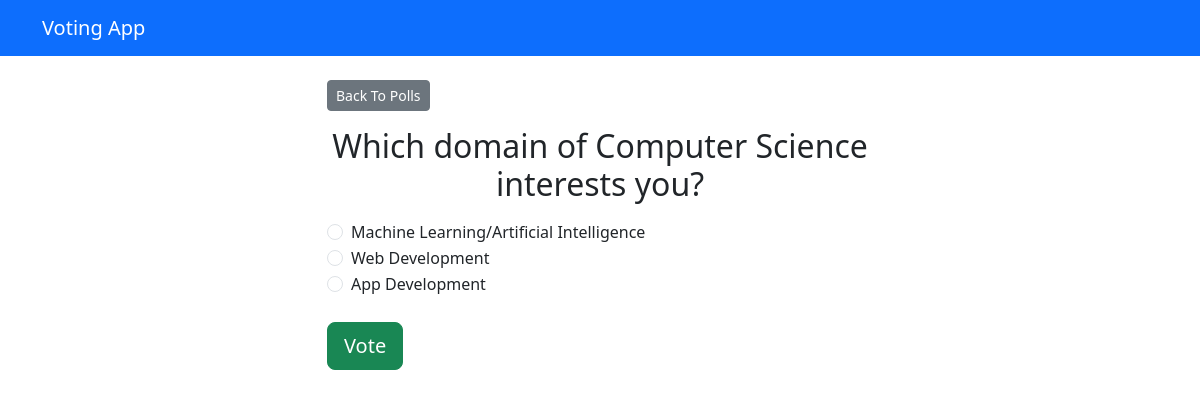
The app's page /polls/2/ with its own data.
### polls/models.py (models this page shows, shortened)
class Question(models.Model):
    question_text = models.CharField(max_length=200)
    publish_date = models.DateTimeField('date published')

class Choice(models.Model):
    question = models.ForeignKey(Question, on_delete=models.CASCADE)
    choice_text = models.CharField(max_length=200)
    votes = models.IntegerField(default=0)

### polls/views.py (the view)
# urls.py: path('<int:question_id>/', views.detail, name='detail'),
def detail(request, question_id):
    try:
        question = Question.objects.get(pk=question_id)
    except Question.DoesNotExist:
        raise Http404("Question does not exist")
    return render(request, 'polls/detail.html', {'question' : question})

### templates/polls/detail.html (shortened to what this page needs)
{% extends "polls/base.html" %}
{% block content %}
<a class="btn btn-secondary btn-sm mb-3" href="{% url 'polls:index' %}">Back To Polls</a>
<h2 class="text-center mb-3">{{ question.question_text }}</h2>
<form action="{% url 'polls:vote' question.id %}" method="post">
	{% for choice in question.choice_set.all %}
		<div class="form-check">
			<input
				type="radio"
				name="choice"
				class="form-check-input"
				id="choice{{ forloop.counter }}"
				value="{{ choice.id }}"
			/>
			<label for="choice{{ forloop.counter }}">{{ choice.choice_text }}</label
			>
		</div>
	{% endfor %}
	<input type="submit" value="Vote" class="btn btn-success btn-lg btn-block mt-4" />
</form>
{% endblock %}

### records on screen
Question: question_text "Which domain of Computer Science interests you?"
Choice: choice_text "Machine Learning/Artificial Intelligence"
Choice: choice_text "Web Development"
Choice: choice_text "App Development"
